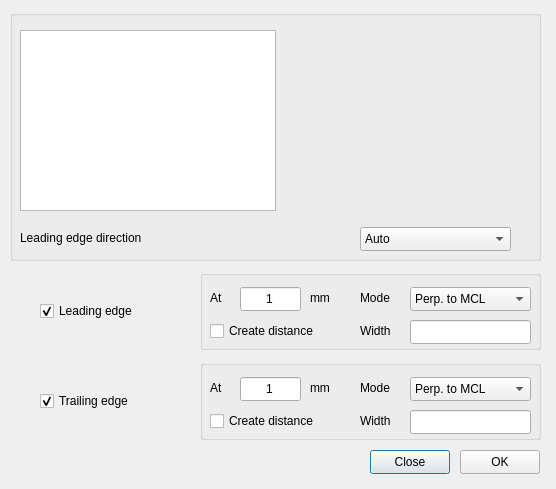
<?xml version="1.0" encoding="UTF-8"?>
<ui version="4.0">
 <class>WidthEdgeWindow</class>
 <widget class="QDialog" name="WidthEdgeWindow">
  <property name="geometry">
   <rect>
    <x>0</x>
    <y>0</y>
    <width>556</width>
    <height>489</height>
   </rect>
  </property>
  <property name="windowTitle">
   <string>WidthEdgeWindow</string>
  </property>
  <widget class="QGroupBox" name="mainBox">
   <property name="geometry">
    <rect>
     <x>10</x>
     <y>10</y>
     <width>531</width>
     <height>251</height>
    </rect>
   </property>
   <property name="title">
    <string/>
   </property>
   <widget class="QListWidget" name="curves">
    <property name="geometry">
     <rect>
      <x>10</x>
      <y>20</y>
      <width>256</width>
      <height>181</height>
     </rect>
    </property>
   </widget>
   <widget class="QLabel" name="directionLELabel">
    <property name="geometry">
     <rect>
      <x>10</x>
      <y>220</y>
      <width>191</width>
      <height>16</height>
     </rect>
    </property>
    <property name="text">
     <string>Leading edge direction</string>
    </property>
   </widget>
   <widget class="QComboBox" name="directionLEComboBox">
    <property name="geometry">
     <rect>
      <x>350</x>
      <y>217</y>
      <width>151</width>
      <height>24</height>
     </rect>
    </property>
    <item>
     <property name="text">
      <string>Auto</string>
     </property>
    </item>
    <item>
     <property name="text">
      <string>+X</string>
     </property>
    </item>
    <item>
     <property name="text">
      <string>+Y</string>
     </property>
    </item>
    <item>
     <property name="text">
      <string>-X</string>
     </property>
    </item>
    <item>
     <property name="text">
      <string>-Y</string>
     </property>
    </item>
   </widget>
   <widget class="QWidget" name="container" native="true">
    <property name="geometry">
     <rect>
      <x>279</x>
      <y>19</y>
      <width>242</width>
      <height>183</height>
     </rect>
    </property>
   </widget>
  </widget>
  <widget class="QCheckBox" name="checkBoxLE">
   <property name="geometry">
    <rect>
     <x>40</x>
     <y>300</y>
     <width>111</width>
     <height>22</height>
    </rect>
   </property>
   <property name="text">
    <string>Leading edge</string>
   </property>
   <property name="checked">
    <bool>true</bool>
   </property>
  </widget>
  <widget class="QCheckBox" name="checkBoxTE">
   <property name="geometry">
    <rect>
     <x>40</x>
     <y>390</y>
     <width>131</width>
     <height>22</height>
    </rect>
   </property>
   <property name="text">
    <string>Trailing edge</string>
   </property>
   <property name="checked">
    <bool>true</bool>
   </property>
  </widget>
  <widget class="QGroupBox" name="groupBoxLE">
   <property name="geometry">
    <rect>
     <x>200</x>
     <y>270</y>
     <width>341</width>
     <height>80</height>
    </rect>
   </property>
   <property name="title">
    <string/>
   </property>
   <widget class="QLabel" name="label_2">
    <property name="geometry">
     <rect>
      <x>10</x>
      <y>20</y>
      <width>21</width>
      <height>16</height>
     </rect>
    </property>
    <property name="text">
     <string>At</string>
    </property>
   </widget>
   <widget class="QLineEdit" name="distanceLE">
    <property name="geometry">
     <rect>
      <x>40</x>
      <y>17</y>
      <width>61</width>
      <height>24</height>
     </rect>
    </property>
    <property name="text">
     <string>1</string>
    </property>
    <property name="alignment">
     <set>Qt::AlignCenter</set>
    </property>
   </widget>
   <widget class="QLabel" name="label_3">
    <property name="geometry">
     <rect>
      <x>110</x>
      <y>20</y>
      <width>21</width>
      <height>16</height>
     </rect>
    </property>
    <property name="text">
     <string>mm</string>
    </property>
   </widget>
   <widget class="QLabel" name="label_4">
    <property name="geometry">
     <rect>
      <x>160</x>
      <y>20</y>
      <width>51</width>
      <height>16</height>
     </rect>
    </property>
    <property name="text">
     <string>Mode</string>
    </property>
   </widget>
   <widget class="QComboBox" name="modeLE">
    <property name="geometry">
     <rect>
      <x>210</x>
      <y>17</y>
      <width>121</width>
      <height>24</height>
     </rect>
    </property>
    <item>
     <property name="text">
      <string>Perp. to MCL</string>
     </property>
    </item>
    <item>
     <property name="text">
      <string>Perp. to Contact line</string>
     </property>
    </item>
    <item>
     <property name="text">
      <string>Given angle (+/- to Y)</string>
     </property>
    </item>
   </widget>
   <widget class="QCheckBox" name="createDistanceCheckBoxLE">
    <property name="geometry">
     <rect>
      <x>10</x>
      <y>50</y>
      <width>141</width>
      <height>22</height>
     </rect>
    </property>
    <property name="text">
     <string>Create distance</string>
    </property>
    <property name="checked">
     <bool>false</bool>
    </property>
   </widget>
   <widget class="QLabel" name="label_8">
    <property name="geometry">
     <rect>
      <x>160</x>
      <y>53</y>
      <width>51</width>
      <height>16</height>
     </rect>
    </property>
    <property name="text">
     <string>Width</string>
    </property>
   </widget>
   <widget class="QLineEdit" name="answerLE">
    <property name="geometry">
     <rect>
      <x>210</x>
      <y>50</y>
      <width>121</width>
      <height>24</height>
     </rect>
    </property>
    <property name="text">
     <string/>
    </property>
    <property name="alignment">
     <set>Qt::AlignCenter</set>
    </property>
    <property name="readOnly">
     <bool>true</bool>
    </property>
   </widget>
  </widget>
  <widget class="QGroupBox" name="groupBoxTE">
   <property name="geometry">
    <rect>
     <x>200</x>
     <y>360</y>
     <width>341</width>
     <height>80</height>
    </rect>
   </property>
   <property name="title">
    <string/>
   </property>
   <widget class="QLabel" name="label_5">
    <property name="geometry">
     <rect>
      <x>10</x>
      <y>20</y>
      <width>21</width>
      <height>16</height>
     </rect>
    </property>
    <property name="text">
     <string>At</string>
    </property>
   </widget>
   <widget class="QLineEdit" name="distanceTE">
    <property name="geometry">
     <rect>
      <x>40</x>
      <y>17</y>
      <width>61</width>
      <height>24</height>
     </rect>
    </property>
    <property name="text">
     <string>1</string>
    </property>
    <property name="alignment">
     <set>Qt::AlignCenter</set>
    </property>
   </widget>
   <widget class="QLabel" name="label_6">
    <property name="geometry">
     <rect>
      <x>110</x>
      <y>20</y>
      <width>21</width>
      <height>16</height>
     </rect>
    </property>
    <property name="text">
     <string>mm</string>
    </property>
   </widget>
   <widget class="QLabel" name="label_7">
    <property name="geometry">
     <rect>
      <x>160</x>
      <y>20</y>
      <width>31</width>
      <height>16</height>
     </rect>
    </property>
    <property name="text">
     <string>Mode</string>
    </property>
   </widget>
   <widget class="QComboBox" name="modeTE">
    <property name="geometry">
     <rect>
      <x>210</x>
      <y>17</y>
      <width>121</width>
      <height>24</height>
     </rect>
    </property>
    <item>
     <property name="text">
      <string>Perp. to MCL</string>
     </property>
    </item>
    <item>
     <property name="text">
      <string>Perp. to Contact line</string>
     </property>
    </item>
    <item>
     <property name="text">
      <string>Given angle (+/- to Y)</string>
     </property>
    </item>
   </widget>
   <widget class="QCheckBox" name="createDistanceCheckBoxTE">
    <property name="geometry">
     <rect>
      <x>10</x>
      <y>50</y>
      <width>141</width>
      <height>22</height>
     </rect>
    </property>
    <property name="text">
     <string>Create distance</string>
    </property>
    <property name="checked">
     <bool>false</bool>
    </property>
   </widget>
   <widget class="QLabel" name="label_9">
    <property name="geometry">
     <rect>
      <x>160</x>
      <y>53</y>
      <width>51</width>
      <height>16</height>
     </rect>
    </property>
    <property name="text">
     <string>Width</string>
    </property>
   </widget>
   <widget class="QLineEdit" name="answerTE">
    <property name="geometry">
     <rect>
      <x>210</x>
      <y>50</y>
      <width>121</width>
      <height>24</height>
     </rect>
    </property>
    <property name="text">
     <string/>
    </property>
    <property name="alignment">
     <set>Qt::AlignCenter</set>
    </property>
    <property name="readOnly">
     <bool>true</bool>
    </property>
   </widget>
  </widget>
  <widget class="QPushButton" name="closeButton">
   <property name="geometry">
    <rect>
     <x>370</x>
     <y>450</y>
     <width>80</width>
     <height>24</height>
    </rect>
   </property>
   <property name="text">
    <string>Close</string>
   </property>
  </widget>
  <widget class="QPushButton" name="calculateButton">
   <property name="geometry">
    <rect>
     <x>460</x>
     <y>450</y>
     <width>80</width>
     <height>24</height>
    </rect>
   </property>
   <property name="text">
    <string>OK</string>
   </property>
  </widget>
 </widget>
 <layoutdefault spacing="6" margin="11"/>
 <resources/>
 <connections/>
</ui>
